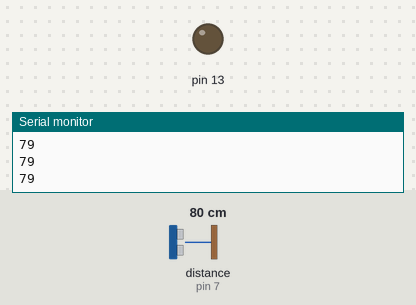
This sketch was run on a simulated Arduino Uno, built with avr-gcc and run on an emulated ATmega328P. On the bench: output pins drawn as LEDs (lit = HIGH), the last lines printed to the serial monitor. Wiring (inferred from the names in the program): ultrasonic range finder: trigger pin 8; echo pin 7. Inputs (shaded band) come from the test bench; at power-on: distance to the obstacle (sensor on pin 7) 80 cm. The echo pulse lasts 58.3 µs per cm; pins used as bus, display or sensor lines are not drawn.

Above: at 1.2 s.
1.3 s: distance to the obstacle (sensor on pin 7) set to 24 cm
2.8 s: distance to the obstacle (sensor on pin 7) set to 19 cm
At 3.9 s:
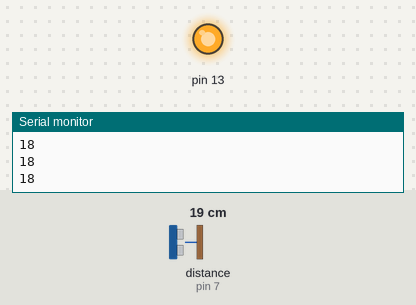
4.3 s: distance to the obstacle (sensor on pin 7) set to 35 cm
At 5.1 s:
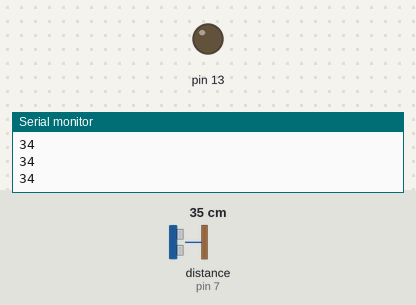
5.8 s: distance to the obstacle (sensor on pin 7) set to 2 cm
At 6.4 s:
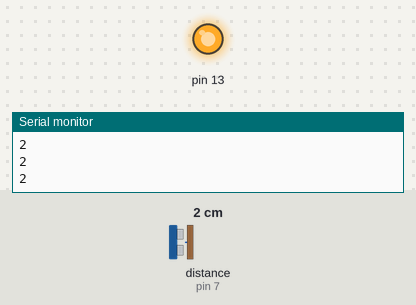
Timing chart, 0 to 8.3 s (numbered marks = the images above; inputs shaded):
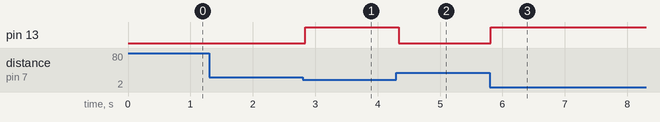

The sketch:

sr04_serial.ino
```cpp
#include <Servo.h>
#include <MPU6050_tockn.h>
#include <Wire.h>
const int trig = 8;
const int echo = 7;
unsigned long thoigian;
int khoangcach;

void setup()
{
  Serial.begin(9600);
  pinMode(13,OUTPUT);
  pinMode(trig, OUTPUT);
  pinMode(echo, INPUT);

}
int SR04()
{
  digitalWrite(trig,0);
  delayMicroseconds(2);
  digitalWrite(trig,1);
  delayMicroseconds(10);
  digitalWrite(trig,0);
  thoigian = pulseIn (echo, HIGH);
  khoangcach = int (thoigian / 2 / 29.412);
  if (khoangcach <= 20)
  {
    digitalWrite(13,1);
  }
  else
  {
    digitalWrite(13,0);
  }
  return khoangcach;
}
void loop()
{
    int KC = SR04();
    Serial.println(String(KC));
    delay(50);
}
```

Measured:
- the behaviour switches between 22 and 21 cm on distance to the obstacle (sensor on pin 7) (found by bisection; images 0 and 1)
- after the input at 2.8 s, pin 13: LOW → HIGH at once
- after the input at 4.3 s, pin 13: HIGH → LOW at once
- after the input at 5.8 s, pin 13: LOW → HIGH at once
